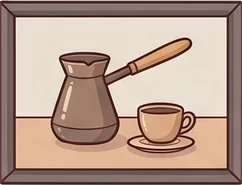
#> input picture art/hall-pic-0.webp, 242 x 185 px
$ python rows.py ../../art/hall-pic-0.webp ../../art/hall-pic-2.webp 5 ../../art/hall-pic-2.webp 1.0
#> lines starting #> are read from the running program, lines starting #| are printed output that depends on the picture; after the words box and inside, x2 and y2 are one past the last pixel; in counts of white or black regions, pixels touching at a corner belong together
"""Нарезка листа, где ряды неравной высоты: ряды — по пустым горизонтальным полосам, колонки — по третям.

python3 scripts/art/rows.py <лист> <out_dir> <cols> <имя1,...> [scale]
Фон убирается заливкой от краёв ячейки (как в slice.py), масштаб общий для всех.
"""
import sys
import numpy as np
from PIL import Image, ImageFilter
from scipy import ndimage

src, out, cols, names = sys.argv[1], sys.argv[2], int(sys.argv[3]), sys.argv[4].split(',')
scale = float(sys.argv[5]) if len(sys.argv) > 5 else 0.3
im = Image.open(src).convert('RGB')
arr = np.asarray(im).astype(np.int16)
bg = np.median(np.concatenate([arr[0], arr[-1]]), axis=0)
#> bg = [132, 103.5, 101]
near = np.all(np.abs(arr - bg) <= 26, axis=2)
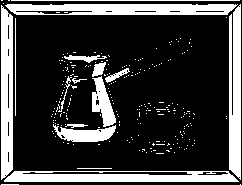
#> near: shape (185, 242) bool; 23.8% white; 244 white regions (229 under 20 px), largest, box (x1, y1, x2, y2) and area: (5, 4, 238, 15) 2210, (4, 171, 239, 182) 2075, (1, 5, 13, 180) 1890
rows_busy = (~near).sum(axis=1) > 3
# ряды: непрерывные «занятые» полосы, слитые через короткие разрывы
bands, start = [], None
for y, b in enumerate(rows_busy):
    if b and start is None:
        start = y
    if not b and start is not None:
        bands.append([start, y]); start = None
#> this loop made 185 passes
#> after the loop, bands = []; start = 0
if start is not None:
    bands.append([start, len(rows_busy)])
merged = []
for b in bands:
    if merged and b[0] - merged[-1][1] < 6:
        merged[-1][1] = b[1]
    else:
        merged.append(b)
#> this loop made 1 pass
#> b on pass 1: [0, 185]
#> after the loop, merged = [[0, 185]]
merged = [b for b in merged if b[1] - b[0] > 30]
print('rows', merged)
#| rows [[0, 185]]
w = arr.shape[1]
#> w = 242
k = 0
for (y0, y1) in merged:
    for c in range(cols):
        if k >= len(names):
            break
        name = names[k]; k += 1
        x0, x1 = c * w // cols, (c + 1) * w // cols
        cell = near[y0:y1, x0:x1]
        lab, _ = ndimage.label(cell)
        edge = set(np.unique(np.concatenate([lab[0], lab[-1], lab[:, 0], lab[:, -1]]))) - {0}
        fg = ~np.isin(lab, list(edge))
        ys, xs = np.where(fg)
        if not len(ys):
            continue
        by0, by1, bx0, bx1 = ys.min(), ys.max() + 1, xs.min(), xs.max() + 1
        alpha = Image.fromarray((fg * 255).astype(np.uint8)).filter(ImageFilter.MinFilter(3)).filter(ImageFilter.GaussianBlur(0.8))
        piece = im.crop((x0, y0, x1, y1)).convert('RGBA')
        piece.putalpha(alpha)
        piece = piece.crop((bx0, by0, bx1, by1))
        piece = piece.resize((max(1, round(piece.width * scale)), max(1, round(piece.height * scale))), Image.LANCZOS)
        piece.save(f'{out}/{name}.webp', 'WEBP', quality=84, method=6)
        print(name, piece.size)
#> this loop made 1 pass
#| ../../art/hall-pic-2.webp (48, 185)
#> pass 1, `piece.save(f'{out}/{name}.webp', 'WEBP', quality=84, method=6)`:
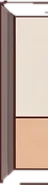
#> saved as hall-pic-2.webp.webp: PIL image 48x185 RGBA; mean R, G, B, A 177.2, 154.1, 142.1, 221.5; transparent parts drawn white
#> after the loop:
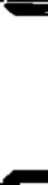
#> alpha: PIL image 48x185 L; min 0, max 255, mean 221.5
#> after the loop:
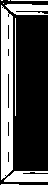
#> cell: shape (185, 48) bool; 31.7% white; 9 white regions (4 under 20 px), largest, box (x1, y1, x2, y2) and area: (1, 5, 13, 180) 1890, (4, 171, 48, 182) 404, (5, 4, 48, 15) 362, (15, 18, 16, 116) 98, (11, 0, 48, 1) 37
#> after the loop:
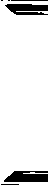
#> fg: shape (185, 48) bool; 90.7% white; 6 black regions (3 under 20 px), largest, box (x1, y1, x2, y2) and area: (4, 171, 48, 182) 404, (5, 4, 48, 15) 362, (11, 0, 48, 1) 37
#> after the loop:
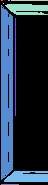
#> lab: shape (185, 48) int32; 10 distinct labels, from 0 to 9; one colour per label, 0 black
#> after the loop, k = 1

$ run again, on art/cat-calm.webp
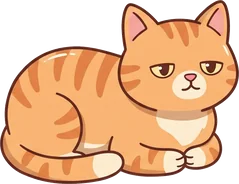
#> input picture art/cat-calm.webp, 239 x 184 px
#> bg = [0, 0, 0]
#> `near = np.all(np.abs(arr - bg) <= 26, axis=2)`:
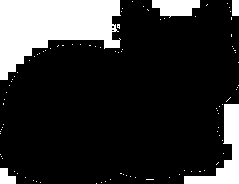
#> near: shape (184, 239) bool; 18.9% white; 96 white regions (91 under 20 px), largest, box (x1, y1, x2, y2) and area: (0, 0, 121, 80) 5793, (184, 104, 239, 184) 1457, (152, 0, 200, 18) 642, (0, 168, 16, 184) 192, (232, 0, 239, 16) 112
#> the loop `for y, b in enumerate(rows_busy):` made 184 passes
#> after the loop `for y, b in enumerate(rows_busy):`: bands = []; start = 0
#> the loop `for b in bands:` made 1 pass
#> b on pass 1: [0, 184]
#> after the loop `for b in bands:`: merged = [[0, 184]]
#| rows [[0, 184]]
#> the loop `for (y0, y1) in merged:` made 1 pass
#> (printed output is left out)
#> after the loop `for (y0, y1) in merged:`:
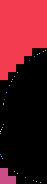
#> lab: shape (184, 47) int32; 31 distinct labels, from 0 to 30; one colour per label, 0 black
#> after the loop `for (y0, y1) in merged:`: k = 1
